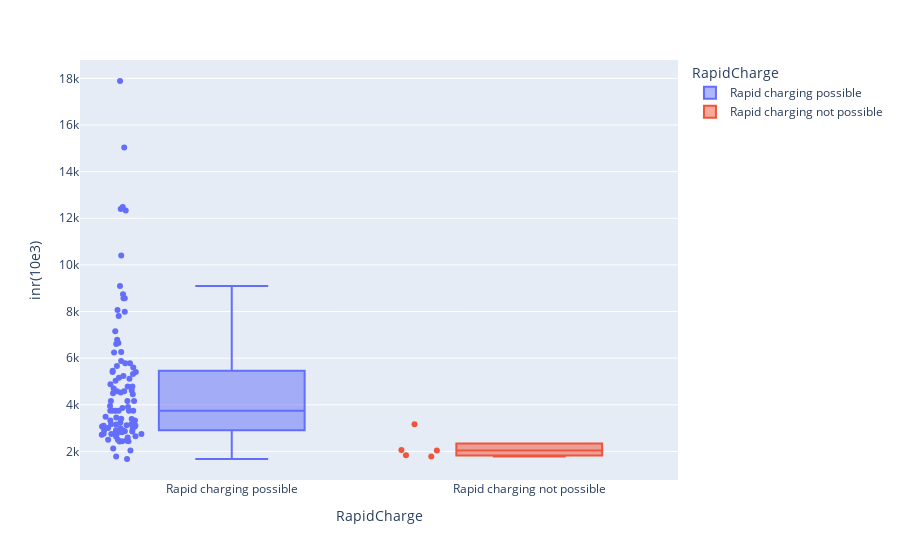

Notebook code cell kept with this figure:
### Code cell
fig = px.scatter_3d(df,x = 'Brand',y = 'Seats',z = 'Segment',color='Brand')
     

fig = px.scatter_3d(df,x = 'Brand',y = 'Accel',z = 'inr(10e3)',color = 'Brand')
     

fig = px.box(df,x='RapidCharge',y = 'inr(10e3)',color = 'RapidCharge',points='all')
pio.show(fig)

### Figure 1 — Plotly figure (JSON) as saved in the notebook; plotly's stock layout.template omitted (floating-point values rounded to 4 significant figures)
{"data": [{"alignmentgroup": "True", "boxpoints": "all", "hovertemplate": "RapidCharge=%{x}<br>inr(10e3)=%{y}<extra></extra>", "legendgroup": "Rapid charging possible", "marker": {"color": "#636efa"}, "name": "Rapid charging possible", "notched": false, "offsetgroup": "Rapid charging possible", "orientation": "v", "showlegend": true, "type": "box", "x": ["Rapid charging possible", "Rapid charging possible", "Rapid charging possible", "Rapid charging possible", "Rapid charging possible", "Rapid charging possible", "Rapid charging possible", "Rapid charging possible", "Rapid charging possible", "Rapid charging possible", "Rapid charging possible", "Rapid charging possible", "Rapid charging possible", "Rapid charging possible", "Rapid charging possible", "Rapid charging possible", "Rapid charging possible", "Rapid charging possible", "Rapid charging possible", "Rapid charging possible", "Rapid charging possible", "Rapid charging possible", "Rapid charging possible", "Rapid charging possible", "Rapid charging possible", "Rapid charging possible", "Rapid charging possible", "Rapid charging possible", "Rapid charging possible", "Rapid charging possible", "Rapid charging possible", "Rapid charging possible", "Rapid charging possible", "Rapid charging possible", "Rapid charging possible", "Rapid charging possible", "Rapid charging possible", "Rapid charging possible", "Rapid charging possible", "Rapid charging possible", "Rapid charging possible", "Rapid charging possible", "Rapid charging possible", "Rapid charging possible", "Rapid charging possible", "Rapid charging possible", "Rapid charging possible", "Rapid charging possible", "Rapid charging possible", "Rapid charging possible", "Rapid charging possible", "Rapid charging possible", "Rapid charging possible", "Rapid charging possible", "Rapid charging possible", "Rapid charging possible", "Rapid charging possible", "Rapid charging possible", "Rapid charging possible", "Rapid charging possible", "Rapid charging possible", "Rapid charging possible", "Rapid charging possible", "Rapid charging possible", "Rapid charging possible", "Rapid charging possible", "Rapid charging possible", "Rapid charging possible", "Rapid charging possible", "Rapid charging possible", "Rapid charging possible", "Rapid charging possible", "Rapid charging possible", "Rapid charging possible", "Rapid charging possible", "Rapid charging possible", "Rapid charging possible", "Rapid charging possible", "Rapid charging possible", "Rapid charging possible", "Rapid charging possible", "Rapid charging possible", "Rapid charging possible", "Rapid charging possible", "Rapid charging possible", "Rapid charging possible", "Rapid charging possible", "Rapid charging possible", "Rapid charging possible", "Rapid charging possible", "Rapid charging possible", "Rapid charging possible", "Rapid charging possible", "Rapid charging possible", "Rapid charging possible", "Rapid charging possible", "Rapid charging possible", "Rapid charging possible"], "x0": " ", "xaxis": "x", "y": [4616.0, 2496, 4696.0, 5661.0, 2745.0, 8736, 2654.0, 2470.0, 3859.0, 4576, 5781.0, 2432.0, 3394.0, 5408, 2867.0, 3406.0, 15040.0, 1782.0, 2496, 2636.0, 2425.0, 4877.0, 2912, 10400, 5115.0, 3744, 2746.0, 5028.0, 3163.0, 2859.0, 5604.0, 3170.0, 2595.0, 6240, 2716.0, 3098.0, 4160, 3744, 2757.0, 3744, 6655.0, 2826.0, 6792.0, 2041.0, 1675.0, 3065.0, 3487.0, 8565.0, 12400.0, 3000.0, 6610.0, 17888, 2912, 3328, 7154.0, 2989.0, 3114.0, 3328, 8070.0, 2432.0, 5460.0, 4160, 6269.0, 4532.0, 9094.0, 2766.0, 4576, 5233.0, 3455.0, 3744, 12480, 5325.0, 2122.0, 2862.0, 4784, 4493.0, 12340.0, 3244.0, 8569.0, 3902.0, 5876.0, 2904.0, 3744, 5787.0, 3952, 3120, 7804.0, 3065.0, 4784, 3153.0, 2960.0, 2757.0, 4451.0, 3744, 7991.0, 4160, 5408, 5158.0], "y0": " ", "yaxis": "y"}, {"alignmentgroup": "True", "boxpoints": "all", "hovertemplate": "RapidCharge=%{x}<br>inr(10e3)=%{y}<extra></extra>", "legendgroup": "Rapid charging not possible", "marker": {"color": "#EF553B"}, "name": "Rapid charging not possible", "notched": false, "offsetgroup": "Rapid charging not possible", "orientation": "v", "showlegend": true, "type": "box", "x": ["Rapid charging not possible", "Rapid charging not possible", "Rapid charging not possible", "Rapid charging not possible", "Rapid charging not possible"], "x0": " ", "xaxis": "x", "y": [2063.0, 3162.0, 1833.0, 1779.0, 2044.0], "y0": " ", "yaxis": "y"}], "layout": {"boxmode": "overlay", "legend": {"title": {"text": "RapidCharge"}, "tracegroupgap": 0}, "margin": {"t": 60}, "xaxis": {"anchor": "y", "categoryarray": ["Rapid charging possible", "Rapid charging not possible"], "categoryorder": "array", "domain": [0, 1], "title": {"text": "RapidCharge"}}, "yaxis": {"anchor": "x", "domain": [0, 1], "title": {"text": "inr(10e3)"}}}}
